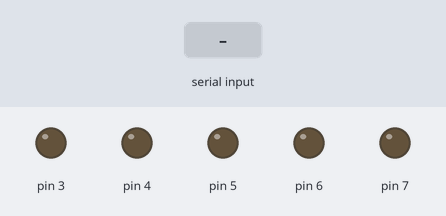
The sketch below on a simulated Arduino Uno, built with avr-gcc and run on an emulated ATmega328P. On the bench: output pins drawn as LEDs (lit = HIGH). The test bench sets the inputs (shaded band). What the sketch prints to the serial monitor is not drawn.

Above: at 1.2 s.
1.3 s: "1\n" received over Serial
At 2.5 s:
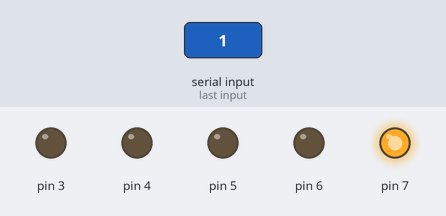
2.8 s: "2\n" received over Serial
At 3.7 s:
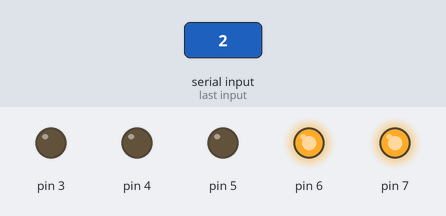
4.3 s: "3\n" received over Serial
At 4.8 s:
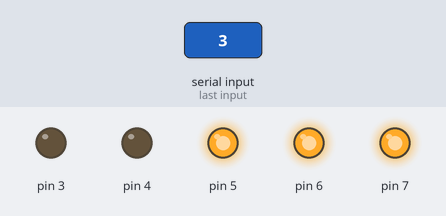
5.8 s: "4\n" received over Serial
At 7.0 s:
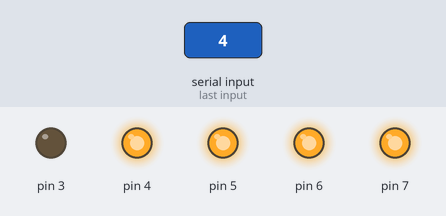
7.3 s: "5\n" received over Serial
At 8.3 s:
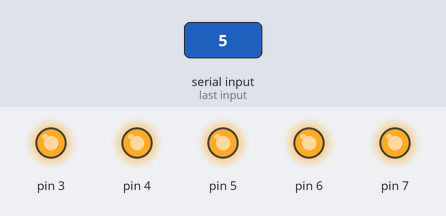
8.8 s: "0\n" received over Serial
At 9.4 s:
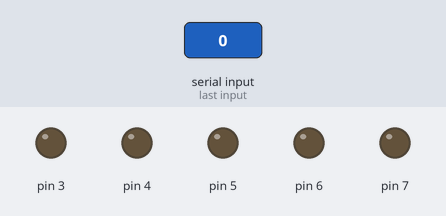
Timing chart, 0 to 11.3 s (numbered marks = the images above; inputs shaded):
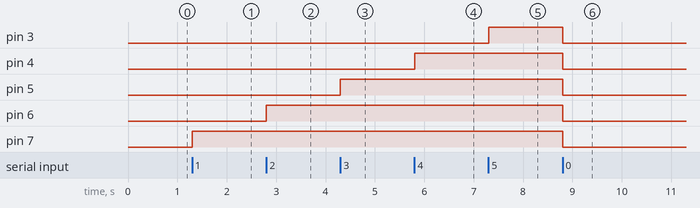

The sketch:

Arduino_Code.ino
```cpp
String arrivingdatabyte;

void setup( )
{
Serial.begin(9600);
pinMode(7,OUTPUT);
pinMode(6,OUTPUT);
pinMode(5,OUTPUT);
pinMode(4,OUTPUT);
pinMode(3,OUTPUT);
}
void loop( )
{
if(Serial.available( ) > 0)
 {
    arrivingdatabyte = Serial.readStringUntil( '\n');
    if(arrivingdatabyte=="1")
     {
       digitalWrite(7,HIGH);
       digitalWrite(6,LOW);
       digitalWrite(5,LOW);
       digitalWrite(4,LOW);
       digitalWrite(3,LOW);
     }
     if(arrivingdatabyte=="2")
     {
       digitalWrite(7,HIGH);
       digitalWrite(6,HIGH);
       digitalWrite(5,LOW);
       digitalWrite(4,LOW);
       digitalWrite(3,LOW);

     }
      if(arrivingdatabyte=="3")
     {
       digitalWrite(7,HIGH);
       digitalWrite(6,HIGH);
       digitalWrite(5,HIGH);
       digitalWrite(4,LOW);
       digitalWrite(3,LOW);

     }
      if(arrivingdatabyte=="4")
     {
       digitalWrite(7,HIGH);
       digitalWrite(6,HIGH);
       digitalWrite(5,HIGH);
       digitalWrite(4,HIGH);
       digitalWrite(3,LOW);

     }
      if(arrivingdatabyte=="5")
     {
       digitalWrite(7,HIGH);
       digitalWrite(6,HIGH);
       digitalWrite(5,HIGH);
       digitalWrite(4,HIGH);
       digitalWrite(3,HIGH);

     }
     if(arrivingdatabyte=="0")
     {
       digitalWrite(7,LOW);
       digitalWrite(6,LOW);
       digitalWrite(5,LOW);
       digitalWrite(4,LOW);
       digitalWrite(3,LOW);

     }
  }
 Serial.println(arrivingdatabyte);
}
```

Measured:
- after the input at 1.3 s, pin 7: LOW → HIGH at once
- after the input at 2.8 s, pin 6: LOW → HIGH at once
- after the input at 4.3 s, pin 5: LOW → HIGH at once
- after the input at 5.8 s, pin 4: LOW → HIGH at once
- after the input at 7.3 s, pin 3: LOW → HIGH at once
- after the input at 8.8 s, pin 3–7: HIGH → LOW at once
